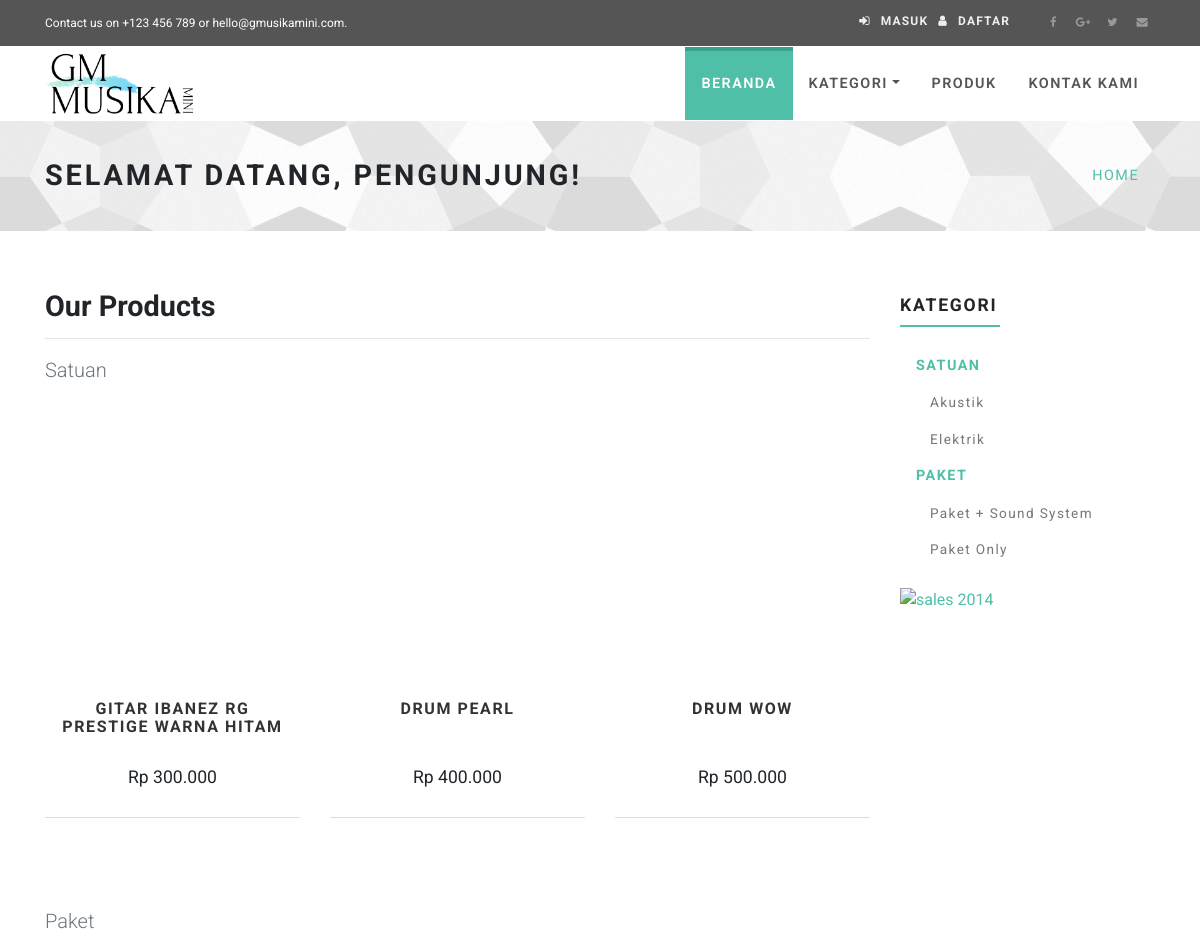
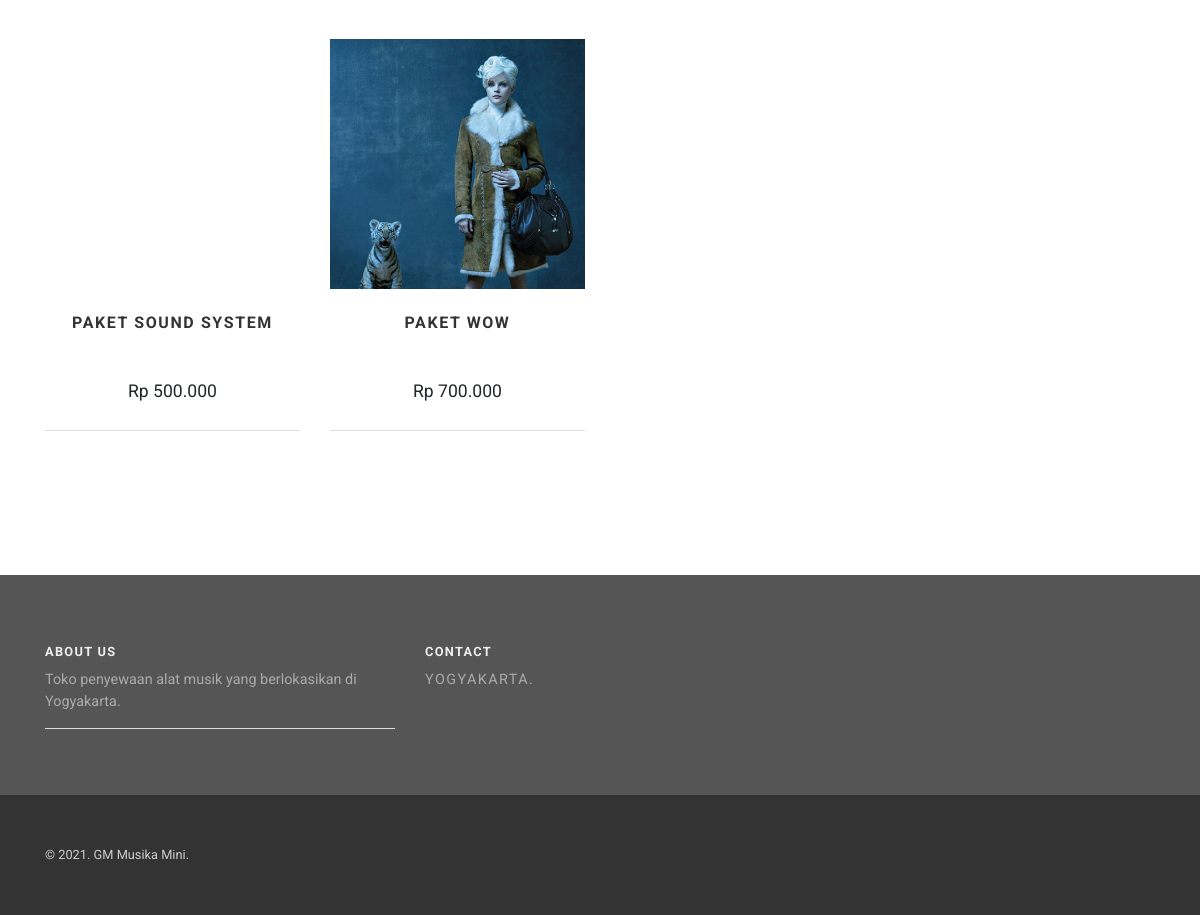
The page / on the database its author committed (2 pictures, top to bottom).
### tables this page shows
CREATE TABLE `alat_musik` (
  `id_alat_musik` int(5) NOT NULL,
  `nama_alat_musik` varchar(50) NOT NULL,
  `harga` int(10) NOT NULL,
  `id_pegawai` int(5) NOT NULL,
  `tipe` varchar(10) NOT NULL,
  `jenis` varchar(10) NOT NULL,
  `merk` varchar(10) NOT NULL,
  `stok` int(2) NOT NULL,
  `pic` text NOT NULL
);

CREATE TABLE `daftar_paket` (
  `id_paket` int(11) NOT NULL,
  `nama_paket` varchar(20) NOT NULL,
  `harga` int(10) NOT NULL,
  `id_pegawai` int(5) NOT NULL,
  `stok` int(2) NOT NULL,
  `pict` text NOT NULL
);

### application/controllers/Front.php (called while the page is built, shortened)
<?php
class Front extends CI_Controller {
	function __construct(){
		$this->load->helper('url');
		$this->load->helper('string');
		$this->load->helper('rupiah_helper');
        $this->load->model('m_front');
    }
	public function index()
	{
		$data['judul'] = "GM Musika Mini";
		$data['alatm'] = $this->m_front->data_almus()->result();
		$data['alatlimit'] = $this->m_front->data_almus_limit()->result();
		$data['alatlimited'] = $this->m_front->data_almus_limited()->result();
		$data['alatmht'] = $this->m_front->data_almus()->num_rows();
		$data['alatmelek'] = $this->m_front->data_almus_elektrik()->result();
		$data['alatmelekht'] = $this->m_front->data_almus_elektrik()->num_rows();
		$data['pak'] = $this->m_front->data_almus_paket()->result();
		$data['pakht'] = $this->m_front->data_almus_paket()->num_rows();
		$data['dt_sewa'] = $this->m_front->data_sewaa()->result();
		$data['pega'] = $this->m_front->gawai()->result();
		$this->load->view('main/front', $data);
	}
}

### index.php (called while the page is built, shortened)
<?php
require_once BASEPATH.'core/CodeIgniter.php';

### application/models/M_front.php (called while the page is built, shortened)
<?php
class M_front extends CI_Model{
    function data_almus_limit(){
        $query=$this->db->query("SELECT * FROM alat_musik ORDER BY id_alat_musik DESC LIMIT 3");
        return $query;
    }
	function data_almus_paket(){
        $query=$this->db->query("SELECT * FROM daftar_paket LIMIT 6");
        return $query;
    }
}
?>

### application/helpers/rupiah_helper.php (called while the page is built, shortened)
<?php
if (!function_exists('rupiah')) {
 function rupiah($angka){
 $hasil_rupiah = "Rp " . number_format($angka,0,',','.');
 return $hasil_rupiah;
 }
}
?>

### application/views/main/front.php (the view, shortened to what this page needs)
<!DOCTYPE html>
  <body>
    <div id="all">
      <div id="heading-breadcrumbs">
        <div class="container">
          <div class="row d-flex align-items-center flex-wrap">
            <div class="col-md-7">
                <?php if($this->session->userdata('masuk') == TRUE){ ?>
              <h1 class="h2">Selamat Datang, <?php echo $this->session->userdata('ses_nama'); ?></h1>
              <?php }else{ ?>
                <h1 class="h2">Selamat Datang, Pengunjung!</h1>
                <?php } ?>
            </div>
            <div class="col-md-5">
              <ul class="breadcrumb d-flex justify-content-end">
                <li class="breadcrumb-item"><a href="<?php echo base_url(); ?>">Home</a></li>
              </ul>
            </div>
          </div>
        </div>
      </div>
      <div id="content">
        <div class="container">
          <div class="row bar">
            <div class="col-md-9">
              <h1 class="h2">Our Products</h1>
              <hr/>
              <p class="text-muted lead">Satuan</p>
              <div class="row products products-big">
                <?php
                foreach($alatlimit as $almit) :
                ?>
                <div class="col-lg-4 col-md-6">
                  <div class="product">
                    <div class="image">
                    </div>
                    <div class="text">
                      <h3 class="h5"><a href="<?php echo base_url(); ?>index.php/detail/satuan/<?php echo $almit->id_alat_musik; ?>"><?php echo $almit->nama_alat_musik; ?></a></h3>
                      <p class="price"><?php echo rupiah($almit->harga); ?></p>
                    </div>
                  </div>
                </div>
                <?php endforeach; ?>
              </div>
              <br/>
              <br/>
              <p class="text-muted lead">Paket</p>
              <div class="row products products-big">
                <?php
                foreach($pak as $p) :
                ?>
                <div class="col-lg-4 col-md-6">
                  <div class="product">
                    <div class="image">
                    <?php if($p->pict==null){ ?>
                      <a href="<?php echo base_url(); ?>index.php/detail/paket/<?php echo $p->id_paket; ?>"><img src="<?php echo base_url(); ?>komponen/img/nopic.png" alt="" class="img-fluid image1"></a>
                      <?php }else{ ?>
                        <a href="<?php echo base_url(); ?>index.php/detail/paket/<?php echo $p->id_paket; ?>"><img src="<?php echo base_url(); ?>komponen/img/product1.jpg" alt="" class="img-fluid image1"></a>
                        <?php } ?>
                    </div>
                    <div class="text">
                      <h3 class="h5"><a href="<?php echo base_url(); ?>index.php/detail/paket/<?php echo $p->id_paket; ?>"><?php echo $p->nama_paket; ?></a></h3>
                      <p class="price"><?php echo rupiah($p->harga); ?></p>
                    </div>
                  </div>
                </div>
                <?php endforeach; ?>
              </div>
              <div class="row">
                <div class="col-md-12 banner mb-small"><a href="#"><img src="<?php echo base_url(); ?>komponen/img/banner-gm.png" alt="" class="img-fluid"></a></div>
              </div>
            </div>
          </div>
        </div>
      </div>
    </div>
  </body>
</html>

### komponen/css/style.default.css (style rules this page uses)
a { -webkit-transition: all 0.3s !important; transition: all 0.3s !important; display: inline-block; }
p.lead { margin-bottom: 40px; }
.bar { padding: 60px 0; }
.mb-small { margin-bottom: 20px !important; }
.background-pentagon, #heading-breadcrumbs { background: url("../img/texture-bw.png") center center repeat; border-top: 1px solid #999; border-bottom: 1px solid #999; }
#heading-breadcrumbs { padding: 2rem 0; border-top: none !important; border-bottom: none !important; }
#heading-breadcrumbs .breadcrumb { margin-bottom: 0; background: none; font-size: 0.9rem; }
#heading-breadcrumbs h1 { text-transform: uppercase; letter-spacing: 0.1em; margin-bottom: 0; }
#heading-breadcrumbs li { text-transform: uppercase; letter-spacing: 0.1em; }
.product { text-align: center; position: relative; margin-bottom: 40px; }
.product .image { overflow: hidden; max-height: 190px; }
.product .image a { margin: 0; }
.product .text { padding: 10px; border-bottom: 1px solid #ddd; }
.product .text h3 { min-height: 63px; }
.product .price { font-size: 1.1rem; }
.product img { -webkit-transition: all 0.3s; transition: all 0.3s; }
.product a { text-transform: uppercase; letter-spacing: 0.1em; color: #333; text-decoration: none !important; margin-top: 15px; }
.products-big .image { min-height: 250px; max-height: 250px; }
body { font-family: "Roboto", Helvetica, Arial, sans-serif; font-size: 1rem; font-weight: 400; line-height: 1.5; color: #212529; background-color: #fff; }
a { color: #4fbfa8; text-decoration: none; }
h1, h2, h3, h4, h5, h6, .h1, .h2, .h3, .h4, .h5, .h6 { margin-bottom: 1rem; font-family: inherit; font-weight: 700; line-height: 1.1; color: inherit; }
h1, .h1 { font-size: 2.2rem; }
h2, .h2 { font-size: 1.8rem; }
h3, .h3 { font-size: 1.5rem; }
h5, .h5 { font-size: 1rem; }
.lead { font-size: 1.25rem; font-weight: 300; }
hr { border-top: 1px solid rgba(0, 0, 0, 0.1); }

### rows shown on the page
alat_musik: nama_alat_musik "GITAR IBANEZ RG PRESTIGE WARNA HITAM", harga "Rp 300.000"
alat_musik: nama_alat_musik "DRUM PEARL", harga "Rp 400.000"
alat_musik: nama_alat_musik "DRUM WOW", harga "Rp 500.000"
daftar_paket: nama_paket "PAKET SOUND SYSTEM", harga "Rp 500.000"
daftar_paket: nama_paket "PAKET WOW", harga "Rp 700.000"
